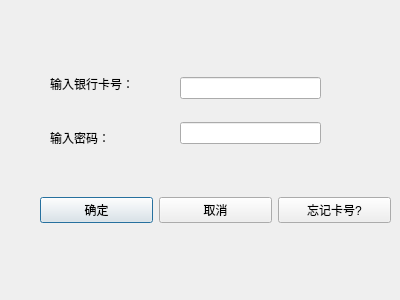
<?xml version="1.0" encoding="UTF-8"?>
<ui version="4.0">
 <class>login</class>
 <widget class="QDialog" name="login">
  <property name="geometry">
   <rect>
    <x>0</x>
    <y>0</y>
    <width>400</width>
    <height>300</height>
   </rect>
  </property>
  <property name="windowTitle">
   <string>Dialog</string>
  </property>
  <widget class="QWidget" name="layoutWidget">
   <property name="geometry">
    <rect>
     <x>180</x>
     <y>60</y>
     <width>141</width>
     <height>101</height>
    </rect>
   </property>
   <layout class="QVBoxLayout" name="verticalLayout_2">
    <item>
     <widget class="QLineEdit" name="card">
      <property name="styleSheet">
       <string notr="true">color: rgb(13, 23, 44);</string>
      </property>
     </widget>
    </item>
    <item>
     <widget class="QLineEdit" name="pass">
      <property name="styleSheet">
       <string notr="true">color: rgb(16, 52, 52);</string>
      </property>
      <property name="echoMode">
       <enum>QLineEdit::Password</enum>
      </property>
     </widget>
    </item>
   </layout>
  </widget>
  <widget class="QWidget" name="layoutWidget">
   <property name="geometry">
    <rect>
     <x>50</x>
     <y>60</y>
     <width>121</width>
     <height>101</height>
    </rect>
   </property>
   <layout class="QVBoxLayout" name="verticalLayout_3">
    <item>
     <widget class="QLabel" name="label">
      <property name="text">
       <string>输入银行卡号：</string>
      </property>
     </widget>
    </item>
    <item>
     <widget class="QLabel" name="label_2">
      <property name="text">
       <string>输入密码：</string>
      </property>
     </widget>
    </item>
   </layout>
  </widget>
  <widget class="QWidget" name="layoutWidget">
   <property name="geometry">
    <rect>
     <x>40</x>
     <y>190</y>
     <width>351</width>
     <height>41</height>
    </rect>
   </property>
   <layout class="QHBoxLayout" name="horizontalLayout">
    <item>
     <widget class="QPushButton" name="pushButton">
      <property name="text">
       <string>确定</string>
      </property>
     </widget>
    </item>
    <item>
     <widget class="QPushButton" name="pushButton_2">
      <property name="text">
       <string>取消</string>
      </property>
     </widget>
    </item>
    <item>
     <widget class="QPushButton" name="pushButton_3">
      <property name="text">
       <string>忘记卡号?</string>
      </property>
     </widget>
    </item>
   </layout>
  </widget>
 </widget>
 <resources/>
 <connections/>
</ui>
